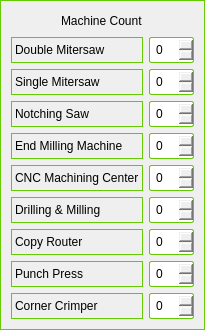
                    <widget class="QWidget" name="widget_9" native="true">
                     <property name="styleSheet">
                      <string notr="true">QSpinBox{
border:1px solid #65ca00;
padding:4px;
border-radius: 2px;


}
QSpinBox:focus{

 border: 1px solid #65ca00;
            background-color: #fff;

}

QWidget{
border:1px solid #65ca00;

}</string>
                     </property>
                     <layout class="QVBoxLayout" name="verticalLayout_15">
                      <item>
                       <layout class="QHBoxLayout" name="horizontalLayout_39" stretch="0,2,0">
                        <item>
                         <spacer name="horizontalSpacer_7">
                          <property name="orientation">
                           <enum>Qt::Horizontal</enum>
                          </property>
                          <property name="sizeHint" stdset="0">
                           <size>
                            <width>28</width>
                            <height>20</height>
                           </size>
                          </property>
                         </spacer>
                        </item>
                        <item alignment="Qt::AlignHCenter">
                         <widget class="QLabel" name="label_30">
                          <property name="styleSheet">
                           <string notr="true">border:none;</string>
                          </property>
                          <property name="text">
                           <string>Machine Count</string>
                          </property>
                         </widget>
                        </item>
                        <item>
                         <spacer name="horizontalSpacer_9">
                          <property name="orientation">
                           <enum>Qt::Horizontal</enum>
                          </property>
                          <property name="sizeHint" stdset="0">
                           <size>
                            <width>28</width>
                            <height>20</height>
                           </size>
                          </property>
                         </spacer>
                        </item>
                       </layout>
                      </item>
                      <item>
                       <layout class="QHBoxLayout" name="horizontalLayout_28" stretch="2,0">
                        <item>
                         <widget class="QLabel" name="label_5">
                          <property name="text">
                           <string>Double Mitersaw</string>
                          </property>
                         </widget>
                        </item>
                        <item>
                         <widget class="QSpinBox" name="spinBox">
                          <property name="maximum">
                           <number>10</number>
                          </property>
                         </widget>
                        </item>
                       </layout>
                      </item>
                      <item>
                       <layout class="QHBoxLayout" name="horizontalLayout_40" stretch="2,0">
                        <item>
                         <widget class="QLabel" name="label_31">
                          <property name="text">
                           <string>Single Mitersaw</string>
                          </property>
                         </widget>
                        </item>
                        <item>
                         <widget class="QSpinBox" name="spinBox_9">
                          <property name="maximum">
                           <number>10</number>
                          </property>
                         </widget>
                        </item>
                       </layout>
                      </item>
                      <item>
                       <layout class="QHBoxLayout" name="horizontalLayout_29" stretch="2,0">
                        <item>
                         <widget class="QLabel" name="label_6">
                          <property name="text">
                           <string>Notching Saw</string>
                          </property>
                         </widget>
                        </item>
                        <item>
                         <widget class="QSpinBox" name="spinBox_2">
                          <property name="maximum">
                           <number>10</number>
                          </property>
                         </widget>
                        </item>
                       </layout>
                      </item>
                      <item>
                       <layout class="QHBoxLayout" name="horizontalLayout_30" stretch="2,0">
                        <item>
                         <widget class="QLabel" name="label_7">
                          <property name="text">
                           <string>End Milling Machine</string>
                          </property>
                         </widget>
                        </item>
                        <item>
                         <widget class="QSpinBox" name="spinBox_3">
                          <property name="maximum">
                           <number>10</number>
                          </property>
                         </widget>
                        </item>
                       </layout>
                      </item>
                      <item>
                       <layout class="QHBoxLayout" name="horizontalLayout_31" stretch="2,0">
                        <item>
                         <widget class="QLabel" name="label_8">
                          <property name="text">
                           <string>CNC Machining Center</string>
                          </property>
                         </widget>
                        </item>
                        <item>
                         <widget class="QSpinBox" name="spinBox_4">
                          <property name="maximum">
                           <number>10</number>
                          </property>
                         </widget>
                        </item>
                       </layout>
                      </item>
                      <item>
                       <layout class="QHBoxLayout" name="horizontalLayout_35" stretch="2,0">
                        <item>
                         <widget class="QLabel" name="label_26">
                          <property name="text">
                           <string>Drilling &amp; Milling</string>
                          </property>
                         </widget>
                        </item>
                        <item>
                         <widget class="QSpinBox" name="spinBox_5">
                          <property name="maximum">
                           <number>10</number>
                          </property>
                         </widget>
                        </item>
                       </layout>
                      </item>
                      <item>
                       <layout class="QHBoxLayout" name="horizontalLayout_36" stretch="2,0">
                        <item>
                         <widget class="QLabel" name="label_27">
                          <property name="text">
                           <string>Copy Router</string>
                          </property>
                         </widget>
                        </item>
                        <item>
                         <widget class="QSpinBox" name="spinBox_6">
                          <property name="maximum">
                           <number>10</number>
                          </property>
                         </widget>
                        </item>
                       </layout>
                      </item>
                      <item>
                       <layout class="QHBoxLayout" name="horizontalLayout_37" stretch="2,0">
                        <item>
                         <widget class="QLabel" name="label_28">
                          <property name="text">
                           <string>Punch Press</string>
                          </property>
                         </widget>
                        </item>
                        <item>
                         <widget class="QSpinBox" name="spinBox_7">
                          <property name="maximum">
                           <number>10</number>
                          </property>
                         </widget>
                        </item>
                       </layout>
                      </item>
                      <item>
                       <layout class="QHBoxLayout" name="horizontalLayout_38" stretch="2,0">
                        <item>
                         <widget class="QLabel" name="label_29">
                          <property name="text">
                           <string>Corner Crimper</string>
                          </property>
                         </widget>
                        </item>
                        <item>
                         <widget class="QSpinBox" name="spinBox_8">
                          <property name="maximum">
                           <number>10</number>
                          </property>
                         </widget>
                        </item>
                       </layout>
                      </item>
                     </layout>
                    </widget>
